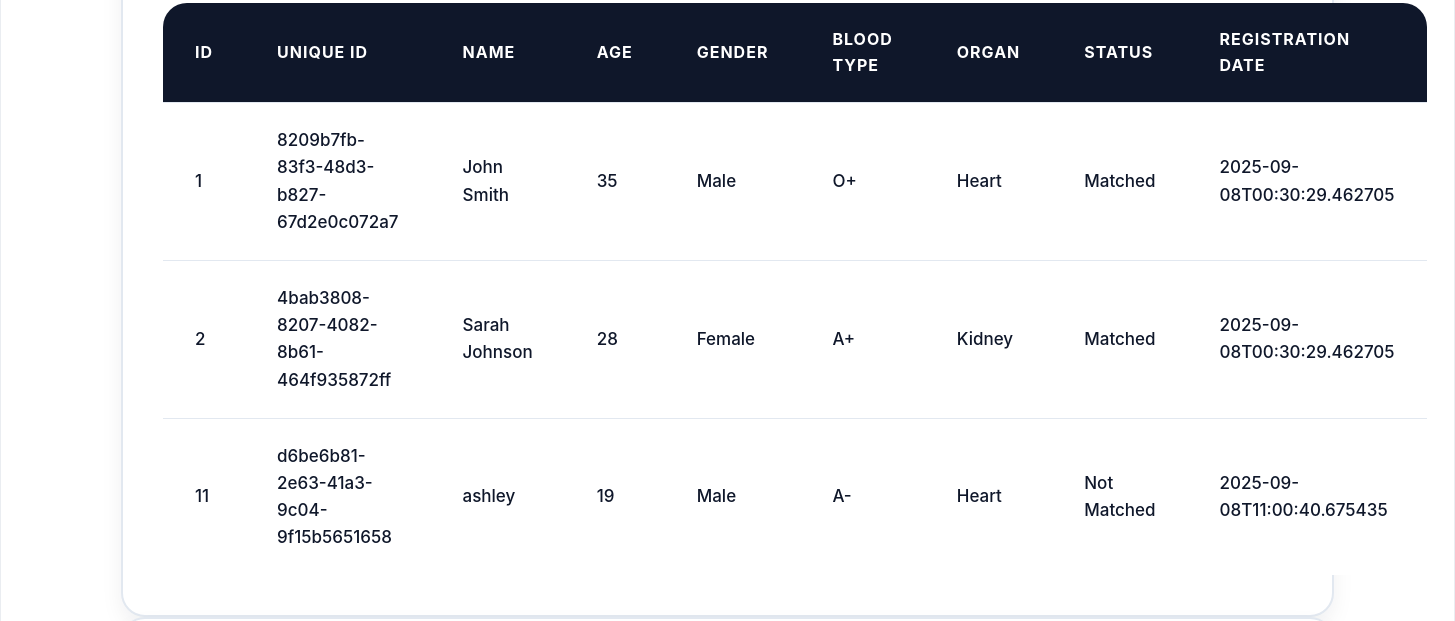
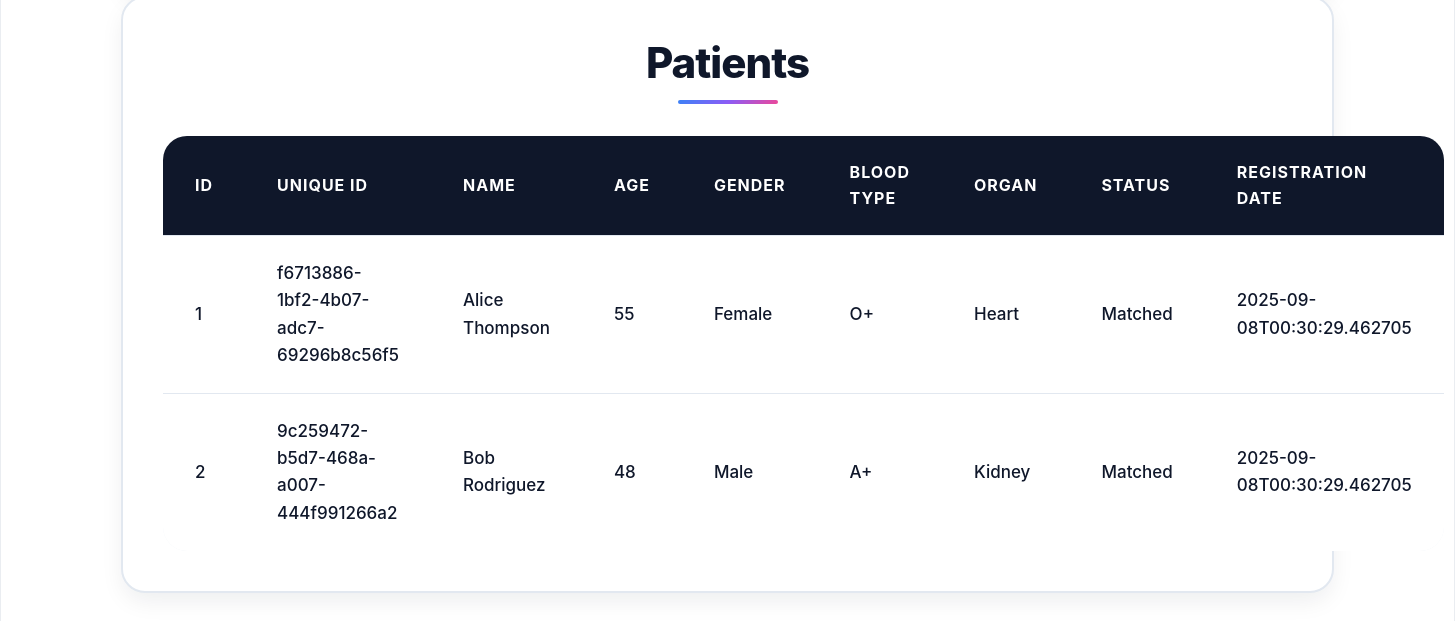
Page /hospital_dashboard (signed in, lower part) on the earlier database version (2 pictures, top to bottom).
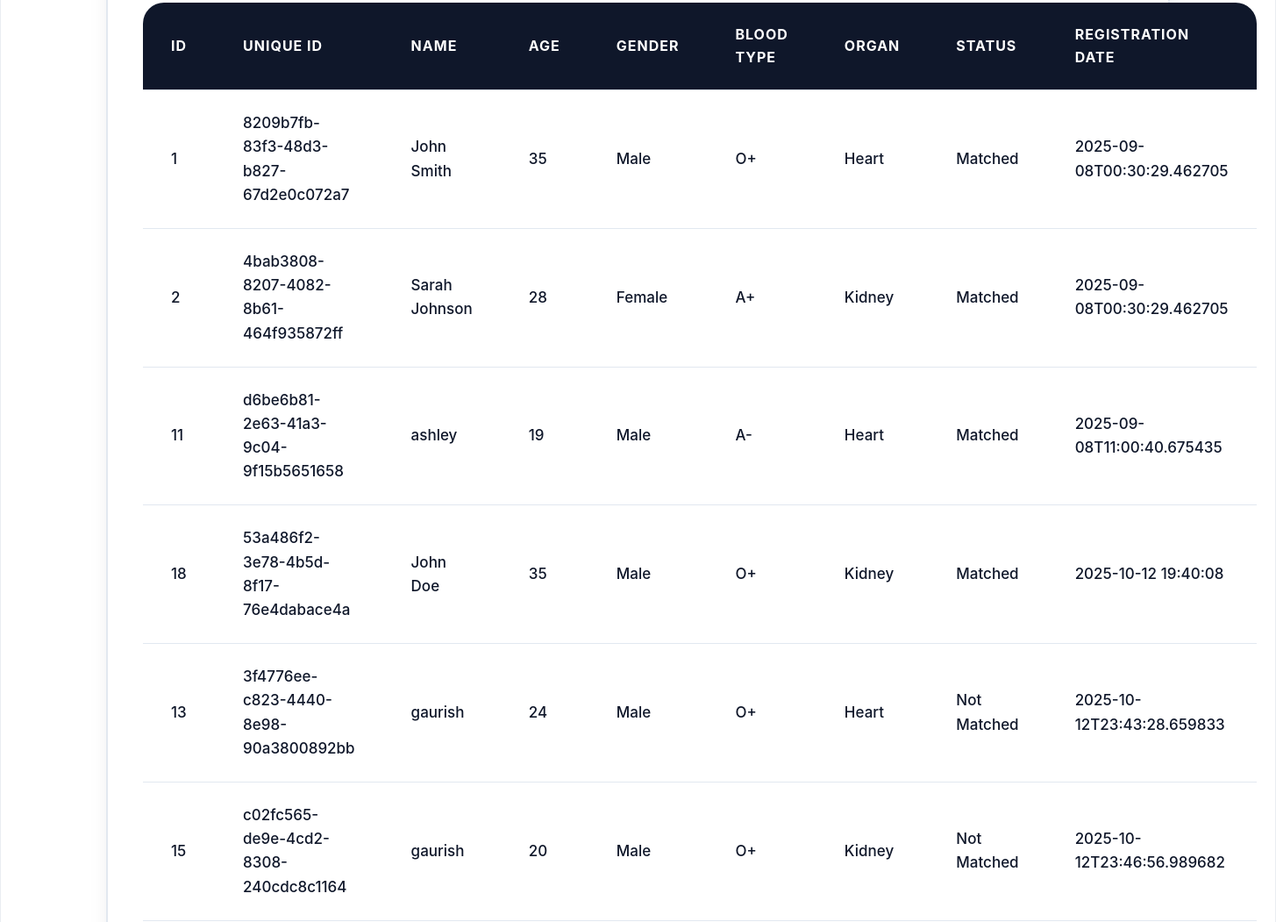
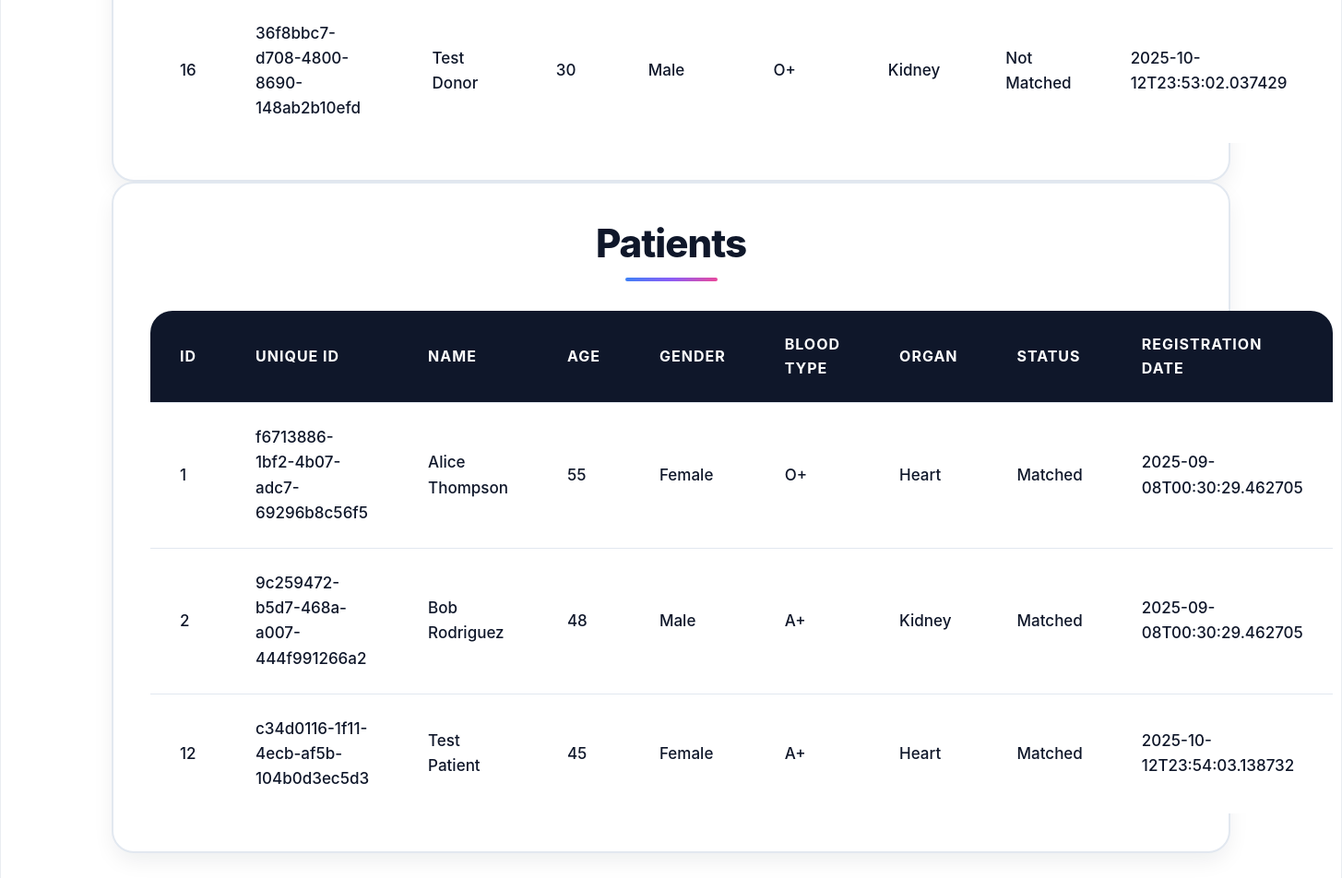
Same page on the later database version (2 pictures, top to bottom).
### tables this page shows
CREATE TABLE donor (
        id INTEGER PRIMARY KEY AUTOINCREMENT,
        unique_id TEXT UNIQUE,
        hospital_id INTEGER,
        name TEXT,
        age INTEGER,
        gender TEXT,
        blood_type TEXT,
        organ TEXT,
        status TEXT DEFAULT 'Not Matched',
        registration_date TEXT DEFAULT CURRENT_TIMESTAMP,
        FOREIGN KEY (hospital_id) REFERENCES hospital(id)
    );

CREATE TABLE patient (
        id INTEGER PRIMARY KEY AUTOINCREMENT,
        unique_id TEXT UNIQUE,
        hospital_id INTEGER,
        name TEXT,
        age INTEGER,
        gender TEXT,
        blood_type TEXT,
        organ TEXT,
        status TEXT DEFAULT 'Not Matched',
        registration_date TEXT DEFAULT CURRENT_TIMESTAMP,
        FOREIGN KEY (hospital_id) REFERENCES hospital(id)
    );

### server/app.py (the view)
@app.route('/hospital_dashboard')
def hospital_dashboard():
    if 'hospital' not in session:
        return redirect('/login')
    hospital_id = session['hospital']
    hospital_name = session.get('hospital_name')
    hospital_email = session.get('hospital_email')
    hospital_location = session.get('hospital_location')
    hospital_wallet = session.get('hospital_wallet')
    conn = sqlite3.connect(DB)
    c = conn.cursor()
    try:
        c.execute("SELECT id, unique_id, name, age, gender, blood_type, organ, status, registration_date FROM donor WHERE hospital_id=? ORDER BY registration_date ASC", (hospital_id,))
        donors = c.fetchall()
        c.execute("SELECT id, unique_id, name, age, gender, blood_type, organ, status, registration_date FROM patient WHERE hospital_id=? ORDER BY registration_date ASC", (hospital_id,))
        patients = c.fetchall()
    except sqlite3.OperationalError:
        c.execute("SELECT id, name, age, gender, blood_type, organ, status FROM donor WHERE hospital_id=?", (hospital_id,))
        old_donors = c.fetchall()
        donors = [(d[0], 'N/A', d[1], d[2], d[3], d[4], d[5], d[6], 'N/A') for d in old_donors]
        c.execute("SELECT id, name, age, gender, blood_type, organ, status FROM patient WHERE hospital_id=?", (hospital_id,))
        old_patients = c.fetchall()
        patients = [(p[0], 'N/A', p[1], p[2], p[3], p[4], p[5], p[6], 'N/A') for p in old_patients]
    conn.close()
    return render_template('hospital_login.html', hospital_name=hospital_name,
                          hospital_email=hospital_email, hospital_location=hospital_location,
                          hospital_wallet=hospital_wallet, donors=donors, patients=patients)

### client/templates/hospital_login.html (shortened to what this page needs)
<!DOCTYPE html>
<html>
<head>
    <link rel="stylesheet" type="text/css" href="{{ url_for('static', filename='style.css') }}">
</head>
<body>
    <div class="container">
        <div class="dashboard">
            <div class="card">
                <table>
                    <thead>
                        <tr>
                            <th>ID</th>
                            <th>Unique ID</th>
                            <th>Name</th>
                            <th>Age</th>
                            <th>Gender</th>
                            <th>Blood Type</th>
                            <th>Organ</th>
                            <th>Status</th>
                            <th>Registration Date</th>
                        </tr>
                    </thead>
                    <tbody>
                        {% for donor in donors %}
                        <tr>
                            <td>{{ donor[0] }}</td>
                            <td>{{ donor[1] }}</td>
                            <td>{{ donor[2] }}</td>
                            <td>{{ donor[3] }}</td>
                            <td>{{ donor[4] }}</td>
                            <td>{{ donor[5] }}</td>
                            <td>{{ donor[6] }}</td>
                            <td>{{ donor[7] }}</td>
                            <td>{{ donor[8] }}</td>
                        </tr>
                        {% endfor %}
                    </tbody>
                </table>
            </div>
            <div class="card">
                <h2>Patients</h2>
                <table>
                    <thead>
                        <tr>
                            <th>ID</th>
                            <th>Unique ID</th>
                            <th>Name</th>
                            <th>Age</th>
                            <th>Gender</th>
                            <th>Blood Type</th>
                            <th>Organ</th>
                            <th>Status</th>
                            <th>Registration Date</th>
                        </tr>
                    </thead>
                    <tbody>
                        {% for patient in patients %}
                        <tr>
                            <td>{{ patient[0] }}</td>
                            <td>{{ patient[1] }}</td>
                            <td>{{ patient[2] }}</td>
                            <td>{{ patient[3] }}</td>
                            <td>{{ patient[4] }}</td>
                            <td>{{ patient[5] }}</td>
                            <td>{{ patient[6] }}</td>
                            <td>{{ patient[7] }}</td>
                            <td>{{ patient[8] }}</td>
                        </tr>
                        {% endfor %}
                    </tbody>
                </table>
            </div>
        </div>
    </div>
</body>
</html>

Differences in the rows shown:
changed donor "d6be6b81-2e63-41a3-9c04-9f15b5651658": status "Not Matched" → "Matched"
added donor: id "18", unique "53a486f2-3e78-4b5d-8f17-76e4dabace4a", name "John Doe", age "35", gender "Male", blood_type "O+", organ "Kidney", status "Matched", registration_date "2025-10-12 19:40:08"
added donor: id "13", unique "3f4776ee-c823-4440-8e98-90a3800892bb", name "gaurish", age "24", gender "Male", blood_type "O+", organ "Heart", status "Not Matched", registration_date "2025-10-12T23:43:28.659833"
added donor: id "15", unique "c02fc565-de9e-4cd2-8308-240cdc8c1164", name "gaurish", age "20", gender "Male", blood_type "O+", organ "Kidney", status "Not Matched", registration_date "2025-10-12T23:46:56.989682"
added donor: id "16", unique "36f8bbc7-d708-4800-8690-148ab2b10efd", name "Test Donor", age "30", gender "Male", blood_type "O+", organ "Kidney", status "Not Matched", registration_date "2025-10-12T23:53:02.037429"
added patient: id "12", unique "c34d0116-1f11-4ecb-af5b-104b0d3ec5d3", name "Test Patient", age "45", gender "Female", blood_type "A+", organ "Heart", status "Matched", registration_date "2025-10-12T23:54:03.138732"
